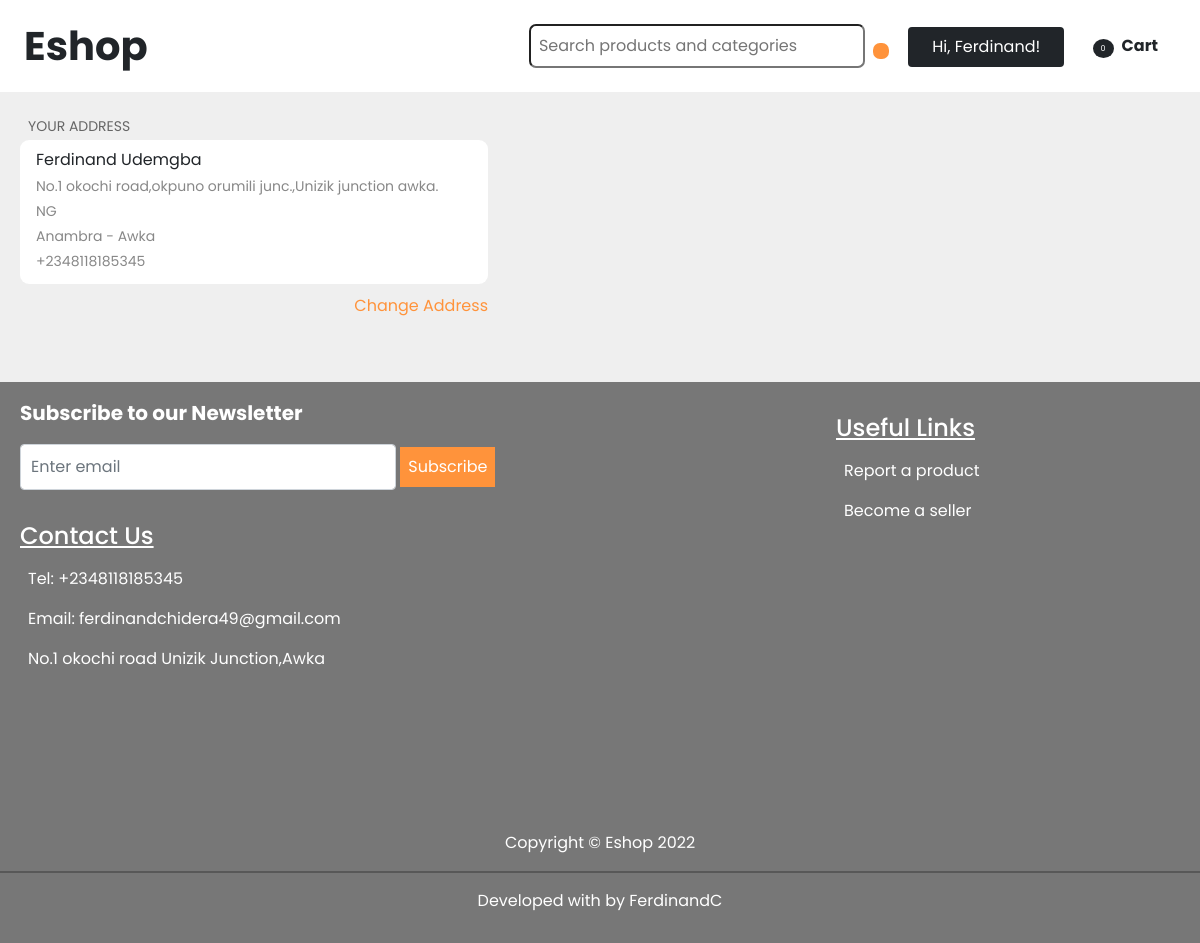
Screenshot of /accounts/ (signed in) with the database file from the repository.
### users/models.py (models this page shows, shortened)
class CustomUser(AbstractUser):
    username = None
    email = models.EmailField(_('email address'), unique=True)
    USERNAME_FIELD = 'email'
    REQUIRED_FIELDS = []
    objects = CustomUserManager()

### account/models.py (models this page shows, shortened)
class Customer(models.Model):
    user = models.OneToOneField(settings.AUTH_USER_MODEL, on_delete=models.CASCADE)
    address = models.CharField(max_length=100, default=None)
    postal_code = models.CharField(max_length=12, default=None)
    country = CountryField(default=None)
    state = models.CharField(max_length=25, default=None)
    city = models.CharField(max_length=100, default=None)
    phone_number = PhoneNumberField(default=None)
    created = models.DateTimeField(auto_now_add=True)
    updated = models.DateTimeField(auto_now=True)
    paid = models.BooleanField(default=False)

### account/views.py (the view)
# urls.py: path('', views.order_payout, name='order_payout'),
@login_required(login_url='login')
def order_payout(request):
    cart = Cart(request)
    customer = Customer.objects.all()
    try:
      Customer.objects.get(user=request.user)
      return render(request, 'orders/created.html', {'cart': cart, 'customer': customer})
    except Customer.DoesNotExist:
      return redirect('order_register')

### cart/cart.py (called while the page is built)
    def __len__(self):
            return sum(item['quantity'] for item in self.cart.values())

    def get_total_price(self):
        return sum(Decimal(item['price']) * item['quantity'] for item in self.cart.values())

    @property
    def coupon(self):
      if self.coupon_id:
        try:
          return Coupon.objects.get(id=self.coupon_id)
        except Coupon.DoesNotExist:
          pass
      return None

### cart/context_processors.py (called while the page is built)
def cart(request):
    return {'cart': Cart(request)}

### account/templates/orders/created.html (shortened to what this page needs)
{% extends 'base.html' %}
{% load static %}
{% block content %}
  <div class="row">
    <div class="col-md-5">
      <div class="mt-2 mb-2 ms-2">
        <p style="color:#666; font-size:14px; height:10px;" class="px-2 py-2">YOUR ADDRESS</p>
        <div class="px-3 pb-2 pt-2" style="margin-bottom:10px; background: white; border-radius:9px;">
          <p class="mb-1" style="font-size:16px;">{{ request.user.get_full_name }}</p>
          <p class="mb-1" style="color:#888; font-size:14px;">{{ request.user.customer.address }}</p>
          <p class="mb-1" style="color:#888; font-size:14px;">{{ request.user.customer.country }}</p>
          <p class="mb-1" style="color:#888; font-size:14px;">{{ request.user.customer.state }} - {{request.user.customer.city}}</p>
          <p class="mb-1" style="color:#888; font-size:14px;">{{request.user.customer.phone_number}}</p>
        </div>
        <p class="text-end"><a style="color:#ff933b" href="{% url 'order_register' %}">Change Address</a></p>
      </div>
    </div>
  </div>
{% endblock %}

### app/templates/base.html (shortened to what this page needs)
{% load static bootstrap_icons %}
<!DOCTYPE html>
<html>
  <head>
    <link href="https://cdn.jsdelivr.net/npm/bootstrap@5.1.3/dist/css/bootstrap.min.css" rel="stylesheet">
  </head>
  <body>
    <div style="background:white; width:100%;" class="position-fixed py-3 px-4 d-inline-block">
      <a class="text-decoration-none text-dark fs-1 fw-bolder" href="{% url 'app:product_list' %}">Eshop</a>
      <div class="d-inline-block px-2 pt-2 float-end">
        <form action="{% url 'app:search_list' %}" method="GET" class="d-inline">
          <span class="span fw-bold"><input type="search" value="{{ search_post }}"  class="p-2 me-2" name="q" id="search" placeholder="Search products and categories"/><button style="background:#ff933b; border:none;" class="p-2" type="submit"></button></span>
         </form>
         <span class="menu1">{% if request.user.is_authenticated %}<span class="dd position-relative d-inline-block"><button  class="dd-btn py-2 px-4 text-center btn btn-dark w-auto text-white">Hi, {{ request.user.first_name }}! </button>
            </span>{% endif%}</span>
         <a class="text-decoration-none text-dark" href="{% url 'cart:cart_detail' %}"><span class="ps-4 menu2">{% bs_icon 'cart' size='1.4em' %}<p style="font-size:8px; margin-top:-10px; margin-left:-10px;" class="bg-dark rounded-circle text-white d-inline px-2 py-1">{{ cart|length }}</p><span class="ms-2 fw-bold">Cart</span></span></a>
      </div>
    </div>
    <div style="padding-top:100px;" class="container-fluid overflow-hidden">
      {% block content %}
      {% endblock %}
    </div>
    <footer class="w-auto mt-5 overflow-hidden">
      <div class="row">
        <div class="px-3 col-md-8">
          <div class="p-3 text-white">
            <p class="fw-bold fs-5">Subscribe to our Newsletter</p>
            <form class="" action="{% url 'app:newsletter' %}" method="POST">
              <span><input style="padding:10px;" type="text" class=" form-control d-inline w-50" id="email" placeholder="Enter email" name="email">
              <button style="background:#ff933b; color:white;" class="p-2 border-0" type="submit">Subscribe</button></span>
            </form>
          </div>
          <div class="p-3 text-white">
            <h4 class="text-decoration-underline">Contact Us</h4>
            <ul style="list-style-type:none" class="m-0 p-0">
              <li class="ps-2 py-2">Tel: <a class="text-white" href="tel: +2348118185345">+2348118185345</a></li>
              <li class="ps-2 py-2">Email: <a class="text-white" href="mailto: ferdinandchidera49@gmail.com">ferdinandchidera49@gmail.com</a></li>
              <li class="ps-2 py-2"><address>No.1 okochi road
                Unizik Junction,Awka</address></li>
            </ul>
          </div>
        </div>
        <div class="p-3 col-md-4">
          <div class="p-3 text-white">
            <h4 class="text-decoration-underline">Useful Links</h4>
            <ul style="list-style-type:none" class="m-0 p-0">
              <li class="ps-2 py-2"><a class="text-white" href="mailto:ferdinandchidera49?subject=Report a Product">Report a product</a></li>
              <li class="ps-2 py-2"><a class="text-white" href="mailto:ferdinandchidera49?subject=Become a seller">Become a seller</a></li>
            </ul>
          </div>
        </div>
      </div>
      <div class="my-3 text-center my-md-5">
        <a class="px-2 text-white" href="https://www.facebook.com/profile.php?id=100077376138673">{% bs_icon "facebook" size="1.5rem" %}</a>
        <a class="px-2 text-white" href="https://wa.link/ibcmpy">{% bs_icon "whatsapp" size="1.5rem" %}</a>
        <a class="px-2 text-white" href="https://www.linkedin.com/in/chidera-ferdinand-022503243">{% bs_icon "linkedin" size="1.5rem" %}</a>
        <a class="px-2 text-white" href="https://github.com/chidera-777/">{% bs_icon "github" size="1.5rem" %}</a>
      </div>
      <div class="text-white text-center">
        Copyright © Eshop 2022
      </div>
      <hr style="color:#000; border:1px solid black;" class="w-100"/>
      <div class="text-white text-center">
        Developed with {% bs_icon 'balloon-heart-fill' %} by FerdinandC
      </div>
    </footer>
  </body>
</html>

### app/templates/base.html (style rules this page uses)
* { box-sizing: border-box; }
body { margin: 0; padding: 0; font-family: 'Poppins', sans-serif; background: #efefef; }
a { color: black; text-decoration: none; }
.menu2 { padding: 5px 15px 5px; }
.span input, .span button { border-radius: 7px; }
.dd-btn { border: none; }
footer { background: #777; padding-bottom: 30px; }
@media only screen and (min-width:768px) { .menu1 { padding: 10px 10px 5px 15px; } }
@media only screen and (min-width:768px) { .menu2 { padding: 10px 10px 5px 15px; } }

### rows the page displays
CustomUser: user.first_name "Ferdinand", user.get_full_name "Ferdinand Udemgba", user.customer.address "No.1 okochi road,okpuno orumili junc.,Unizik junction awka.", user.customer.country "NG", user.customer.state "Anambra", user.customer.city "Awka", user.customer.phone_number "+2348118185345"

### other values shown
{{ cart|length }} "0"
